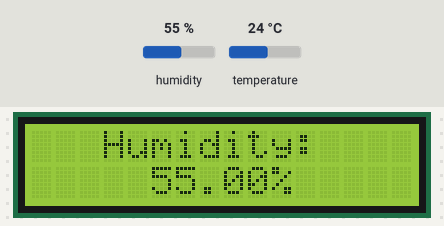
Simulated run of this sketch. Board: Arduino Uno, built with avr-gcc and run on an emulated ATmega328P. On the bench: 16×2 character LCD. The inputs (shaded band) are chosen by the test bench; at power-on: humidity 55 %, temperature 24 °C.

Above: at 2.7 s.
2.8 s: humidity set to 22 %
At 15.4 s:
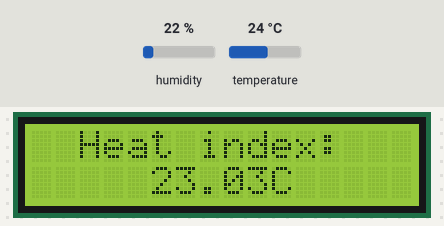
15.7 s: temperature set to 12 °C
At 21.3 s:
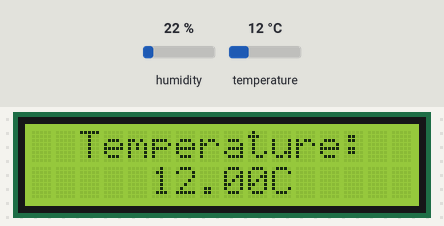
24.8 s: humidity set to 40 %
At 27.1 s:
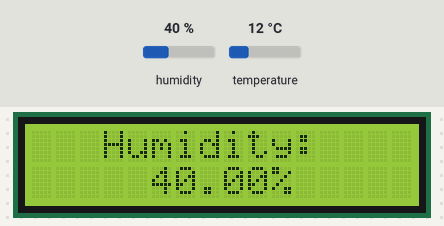
33.9 s: temperature set to 19 °C
At 37.7 s:
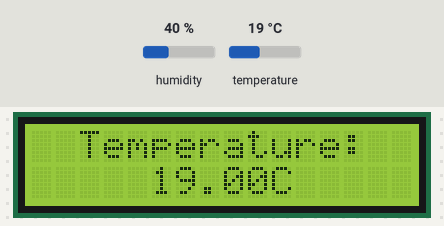
Timing chart, 0 to 39.2 s (numbered marks = the images above; inputs shaded):
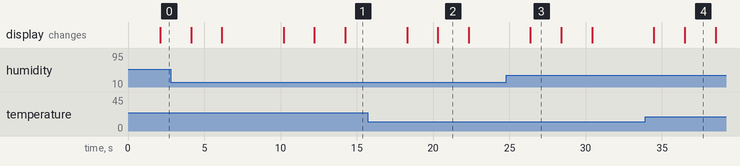

The sketch:

sensor_temperatura.ino
```cpp
 #include <LiquidCrystal_I2C.h>

#include "DHT.h"

#define DHTPIN 4

#define DHTTYPE DHT11

LiquidCrystal_I2C lcd(0x27,16,2);

DHT dht(DHTPIN, DHTTYPE);

void setup() {

Serial.begin(9600);
dht.begin();
lcd.init();
lcd.backlight();

}

void loop() {
 delay(2000);


  float h = dht.readHumidity();

  float t = dht.readTemperature();

  float f = dht.readTemperature(true);


  if (isnan(h) || isnan(t) || isnan(f)) {
    Serial.println(F("Failed to read from DHT sensor!"));
    return;
  }

  // Compute heat index in Fahrenheit (the default)
  float hif = dht.computeHeatIndex(f, h);
  // Compute heat index in Celsius (isFahreheit = false)
  float hic = dht.computeHeatIndex(t, h, false);

    lcd.clear();

  lcd.print(F("   Humidity: "));
  lcd.setCursor(5,1);
  lcd.print(h);
  lcd.print("%");
  delay(2000);

  lcd.clear();

  lcd.print(F("  Temperature: "));
  lcd.setCursor(5,1);
  lcd.print(t);
  lcd.print(F("C"));
  delay(2000);
  lcd.clear();


  lcd.print(F("  Heat index: "));
  lcd.setCursor(5,1);
  lcd.print(hic);
  lcd.print(F("C"));
  delay(2000);
}
```

Measured:
- what the display in image 2 shows lasts 2.0 s, from 20.3 s to 22.3 s
